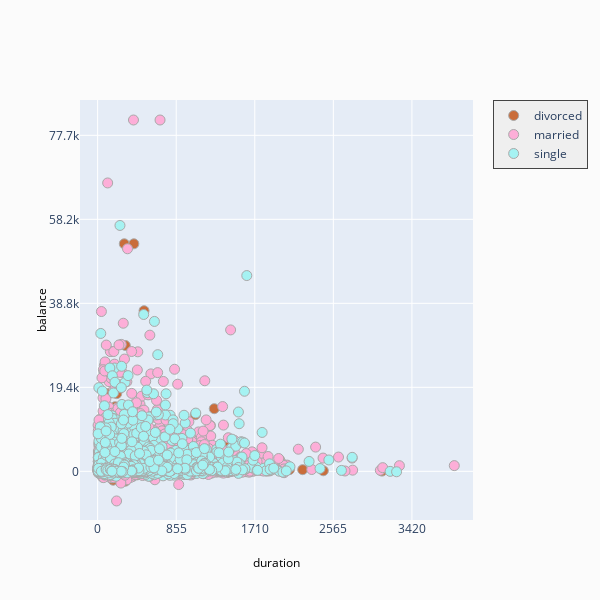

The notebook cell this image was saved under:
### Code cell
# Lưu ý rằng những người đã ly hôn có số dư tài khoản thấp đáng kể.
import plotly.figure_factory as ff
fig = ff.create_facet_grid(
    df,
    x='duration',
    y='balance',
    color_name='marital',
    show_boxes=False,
    marker={'size': 10, 'opacity': 1.0},
    colormap={'single': 'rgb(165, 242, 242)', 'married': 'rgb(253, 174, 216)', 'divorced': 'rgba(201, 109, 59, 0.82)'}
)

iplot(fig, filename='facet - custom colormap')

### Figure 1 — Plotly figure (JSON) as saved in the notebook; plotly's stock layout.template omitted (floating-point values rounded to 4 significant figures; data arrays with more than 128 entries replaced by an {"elided": "..."} marker saying what was removed)
{"data": [{"marker": {"color": "rgb(201, 109, 59)", "line": {"color": "darkgrey", "width": 1}, "opacity": 1, "size": 10}, "mode": "markers", "name": "divorced", "type": "scatter", "x": {"elided": "1174 int values"}, "xaxis": "x", "y": {"elided": "1174 int values"}, "yaxis": "y"}, {"marker": {"color": "rgb(253, 174, 216)", "line": {"color": "darkgrey", "width": 1}, "opacity": 1, "size": 10}, "mode": "markers", "name": "married", "type": "scatter", "x": {"elided": "5815 int values"}, "xaxis": "x", "y": {"elided": "5815 int values"}, "yaxis": "y"}, {"marker": {"color": "rgb(165, 242, 242)", "line": {"color": "darkgrey", "width": 1}, "opacity": 1, "size": 10}, "mode": "markers", "name": "single", "type": "scatter", "x": {"elided": "3336 int values"}, "xaxis": "x", "y": {"elided": "3336 int values"}, "yaxis": "y"}], "layout": {"annotations": [{"font": {"color": "#000000", "size": 12}, "showarrow": false, "text": "duration", "textangle": 0, "x": 0.5, "xanchor": "center", "xref": "paper", "y": -0.1, "yanchor": "middle", "yref": "paper"}, {"font": {"color": "#000000", "size": 12}, "showarrow": false, "text": "balance", "textangle": -90, "x": -0.1, "xanchor": "center", "xref": "paper", "y": 0.5, "yanchor": "middle", "yref": "paper"}], "height": 600, "legend": {"bgcolor": "#efefef", "borderwidth": 1, "x": 1.05, "y": 1, "yanchor": "top"}, "paper_bgcolor": "rgb(251, 251, 251)", "showlegend": true, "title": {"text": ""}, "width": 600, "xaxis": {"anchor": "y", "domain": [0, 1], "dtick": 855, "range": [-192.0, 4085.0], "ticklen": 0, "zeroline": false}, "yaxis": {"anchor": "x", "domain": [0, 1], "dtick": 19415, "range": [-11250.0, 85830.0], "ticklen": 0, "zeroline": false}}}
